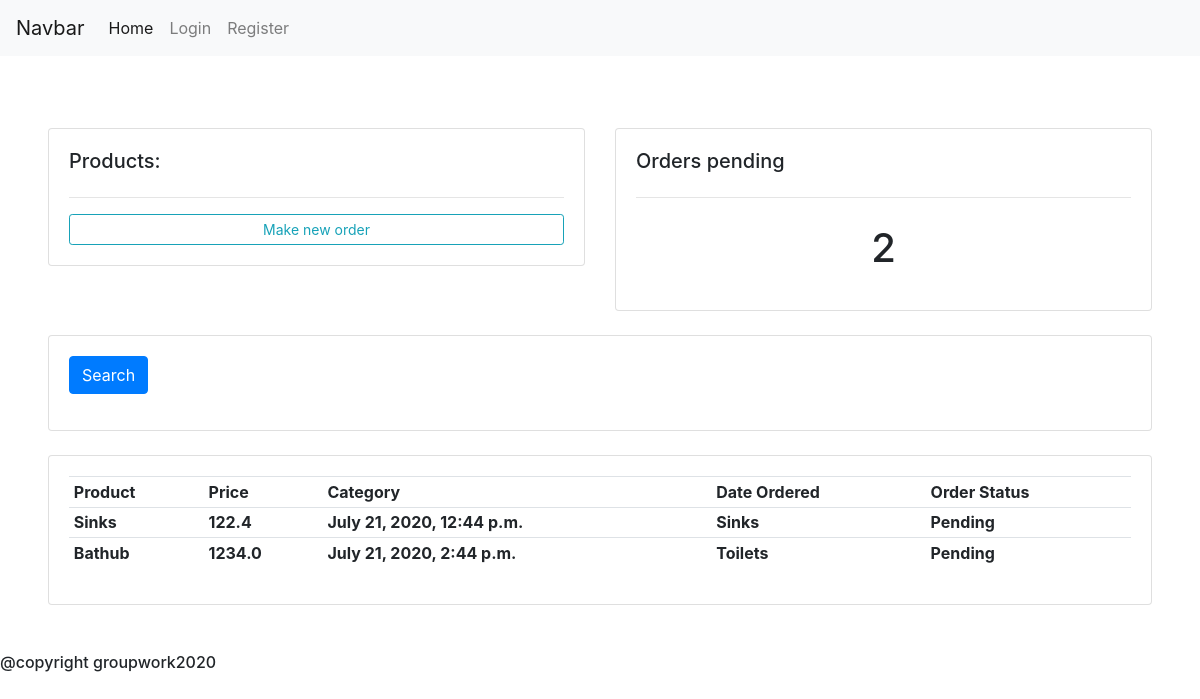
Screenshot of /customer/Wamzy/ with the database file from the repository.
### main/models.py (models this page shows, shortened)
class Order(models.Model):
    STATUS =(
                ('Pending', 'Pending'),
                ('Cancelled', 'Cancelled'),
                ('Delivered', 'Delivered'),
            )
    customer = models.ForeignKey(Customer, null=True, on_delete = models.SET_NULL)
    product =models.ForeignKey(Product, null=True, on_delete = models.SET_NULL)
    status =models.CharField(max_length=200, null=True, choices=STATUS)
    date_created=models.DateTimeField(auto_now_add=True,  null=True)

class Product(models.Model):
    CATEGORY = (
                    ('Sinks', 'Sinks'),
                    ('Pipes', 'Pipes'),
                    ('Toilets', 'Toilets'),
                )
    name=models.CharField(max_length=200, null=True)
    price=models.FloatField(max_length=200, null=True)
    category=models.CharField(max_length=200, null=True,choices=CATEGORY)
    description=models.CharField(max_length=200, null=True, blank=True)
    date_created=models.DateTimeField(auto_now_add=True,  null=True)
    image_url = models.CharField(max_length=200, null=True,default='https://upload.wikimedia.org/wikipedia/commons/8/89/Portrait_Placeholder.png' )
    stock_number = models.IntegerField(null=True, default=0)

### main/views.py (the view)
# urls.py: path("customer/<slug:username>/", views.customer, name='user'),
def customer(request, username):
    username = Customer.objects.get(name=username)
    orders = username.order_set.all()
    orders_pending = orders.filter(status='Pending').count()
    context = {
        'username': username,
        'orders': orders,
        'orders_pending': orders_pending
    }
    return render(request, 'main/orders.html', context)

### main/templates/main/orders.html
{% extends 'main/base.html' %}
{% block content%}
	<br>
<div style="margin: 1%; padding: 3%">
<div class="row" >
	<div class="col-md">
		<div class="card card-body">
			<h5>Products:</h5>
			<hr>
			<a class="btn btn-outline-info  btn-sm btn-block" href="{% url 'main:createorder' %}">Make new order</a>
		</div>
	</div>
	<div class="col-md">
		<div class="card card-body">
			<h5>Orders pending</h5>
			<hr>
			<h1 style="text-align: center;padding: 10px">{{ orders_pending }}</h1>
		</div>
	</div>
</div>
<br>
<div class="row">
	<div class="col">
		<div class="card card-body">
			<form method="get">
		    <button class="btn btn-primary" type="submit">Search</button>
		  </form>
		</div>
	</div>
</div>
<br>
      <div class="row">
        <div class="col-md">
            <div class="card card-body">
                <table class="table table-sm">
                    <tr>
                        <th>Product</th>
                        <th>Price</th>
                        <th>Category</th>
                        <th>Date Ordered</th>
                        <th>Order Status</th>
                    </tr>
                      {% for order in orders %}
                    <tr>
                        <th>  {{order.product.name}}</th>
                        <th>  {{order.product.price}}</th>
                        <th>  {{order.date_created}}</th>
                        <th>  {{order.product.category}}</th>
                        <th>  {{order.status}}</th>
                    </tr>
                    {% endfor %}
                </table>
            </div>
        </div>
    </div>
</div>
{% endblock %}

### rows the page displays
Order: product.name "Sinks", product.price "122.4", date_created "July 21, 2020, 12:44 p.m.", product.category "Sinks", status "Pending"
Order: product.name "Bathub", product.price "1234.0", date_created "July 21, 2020, 2:44 p.m.", product.category "Toilets", status "Pending"

### other values shown
{{ orders_pending }} "2"
